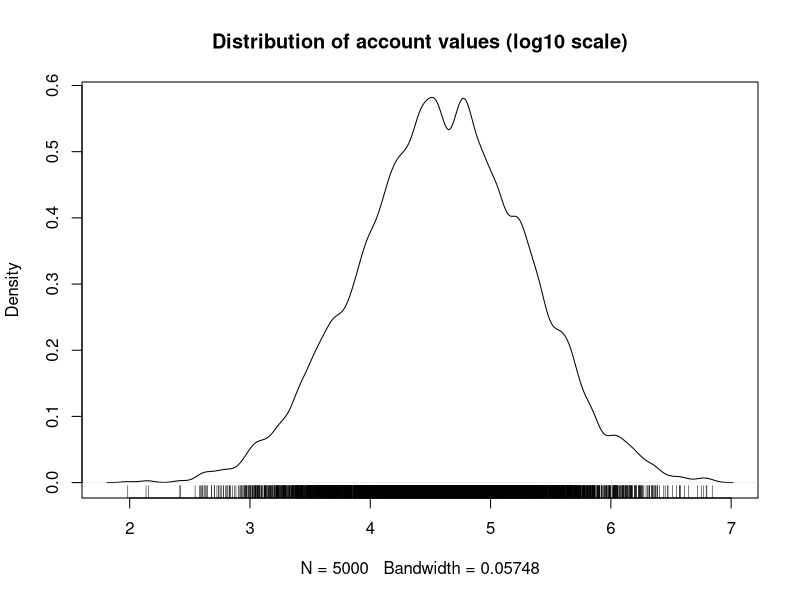

Source code (R):
income = rlnorm(5000, meanlog=log(40000), sdlog=log(5))
#Plot for the top graphic:
plot(density(log10(income), adjust=0.5), main="Distribution of account values (log10 scale)")
rug(log10(income))